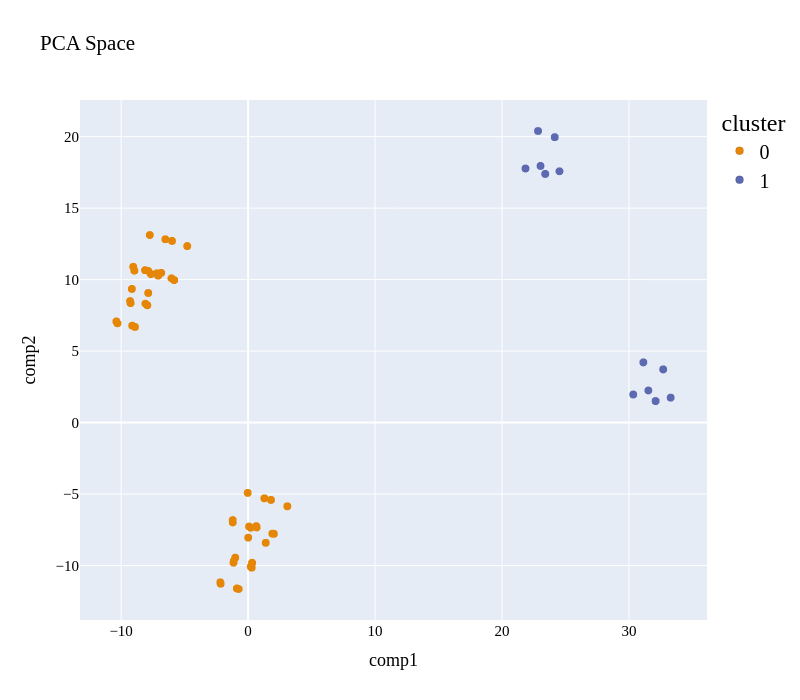

The notebook cell this image was saved under:
### Code cell
pca_3d_object, df_pca_3d = get_pca_2d(df_embedding_with_out_s, clusters_s)
fig = plot_pca_2d(df_pca_3d, title = "PCA Space", opacity=1, width_line = 0.1)
print("The variability is :", pca_3d_object.eigenvalues_summary)
fig.show()

### Figure 1 — Plotly figure (JSON) as saved in the notebook; plotly's stock layout.template omitted (floating-point values rounded to 4 significant figures; data arrays with more than 128 entries replaced by an {"elided": "..."} marker saying what was removed)
{"data": [{"hovertemplate": "cluster=0<br>comp1=%{x}<br>comp2=%{y}<extra></extra>", "legendgroup": "0", "marker": {"color": "rgb(229, 134, 6)", "line": {"color": "black", "width": 0.1}, "opacity": 1, "size": 8, "symbol": "circle"}, "mode": "markers", "name": "0", "showlegend": true, "type": "scattergl", "x": {"elided": "4427 float values"}, "xaxis": "x", "y": {"elided": "4427 float values"}, "yaxis": "y"}, {"hovertemplate": "cluster=1<br>comp1=%{x}<br>comp2=%{y}<extra></extra>", "legendgroup": "1", "marker": {"color": "rgb(93, 105, 177)", "line": {"color": "black", "width": 0.1}, "opacity": 1, "size": 8, "symbol": "circle"}, "mode": "markers", "name": "1", "showlegend": true, "type": "scattergl", "x": {"elided": "573 float values"}, "xaxis": "x", "y": {"elided": "573 float values"}, "yaxis": "y"}], "layout": {"autosize": false, "font": {"color": "black", "family": "Gilroy", "size": 15}, "height": 700, "legend": {"font": {"size": 20}, "title": {"font": {"family": "Times New Roman"}, "text": "cluster"}, "tracegroupgap": 0}, "scene": {"xaxis": {"title": {"font": {"color": "black"}, "text": "comp1"}}, "yaxis": {"title": {"font": {"color": "black"}, "text": "comp2"}}}, "showlegend": true, "title": {"text": "PCA Space"}, "width": 800, "xaxis": {"anchor": "y", "domain": [0, 1], "title": {"text": "comp1"}}, "yaxis": {"anchor": "x", "domain": [0, 1], "title": {"text": "comp2"}}}}
